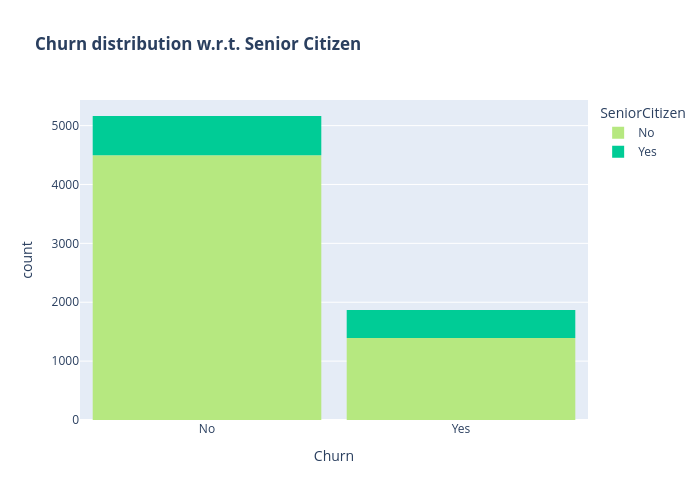

Here is the notebook cell this chart was saved with:
### Markdown cell above
Customers that don't have partners are more likely to churn

### Code cell
color_map = {"Yes": '#00CC96', "No": '#B6E880'}
fig = px.histogram(df, x="Churn", color="SeniorCitizen", title="<b>Churn distribution w.r.t. Senior Citizen</b>", color_discrete_map=color_map)
fig.update_layout(width=700, height=500, bargap=0.1)
fig.show()

### Figure 1 — Plotly figure (JSON) as saved in the notebook; plotly's stock layout.template omitted (floating-point values rounded to 4 significant figures; data arrays with more than 128 entries replaced by an {"elided": "..."} marker saying what was removed)
{"data": [{"alignmentgroup": "True", "bingroup": "x", "hovertemplate": "SeniorCitizen=No<br>Churn=%{x}<br>count=%{y}<extra></extra>", "legendgroup": "No", "marker": {"color": "#B6E880", "pattern": {"shape": ""}}, "name": "No", "offsetgroup": "No", "orientation": "v", "showlegend": true, "type": "histogram", "x": {"elided": "5890 str values"}, "xaxis": "x", "yaxis": "y"}, {"alignmentgroup": "True", "bingroup": "x", "hovertemplate": "SeniorCitizen=Yes<br>Churn=%{x}<br>count=%{y}<extra></extra>", "legendgroup": "Yes", "marker": {"color": "#00CC96", "pattern": {"shape": ""}}, "name": "Yes", "offsetgroup": "Yes", "orientation": "v", "showlegend": true, "type": "histogram", "x": {"elided": "1142 str values"}, "xaxis": "x", "yaxis": "y"}], "layout": {"bargap": 0.1, "barmode": "relative", "height": 500, "legend": {"title": {"text": "SeniorCitizen"}, "tracegroupgap": 0}, "title": {"text": "<b>Churn distribution w.r.t. Senior Citizen</b>"}, "width": 700, "xaxis": {"anchor": "y", "domain": [0, 1], "title": {"text": "Churn"}}, "yaxis": {"anchor": "x", "domain": [0, 1], "title": {"text": "count"}}}}
